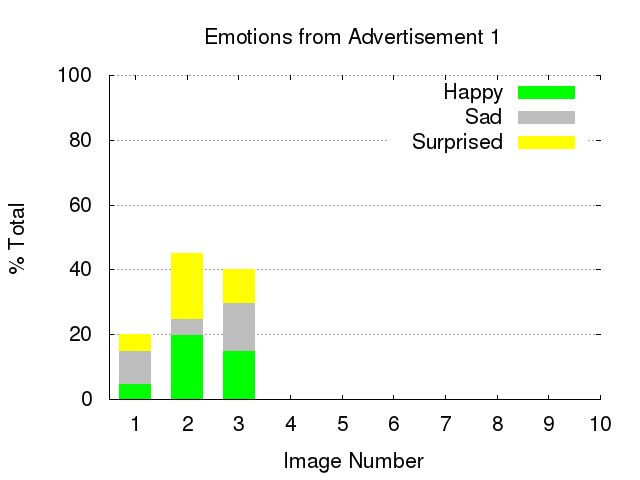

This chart was generated by the following gnuplot code:

    set terminal jpeg giant font "Helvetica" 16
        
    set output 'ad1.jpg'
    set key right
    set grid y
    
    set style data histogram
    set style histogram rowstacked
    set style fill solid
    set border 3
    set boxwidth 0.6
    
    set title 'Emotions from Advertisement 1'
    set ylabel '% Total'
    set xlabel 'Image Number'
    set xtics 1
    
    set xrange [0.5:10]
    set yrange [0:100]
    
    plot "ad1.dat"            using 2 t "Happy" lt rgb "green", '' using 3 t "Sad" lt rgb "gray", '' using 4 t "Surprised" lt rgb "yellow" 
    